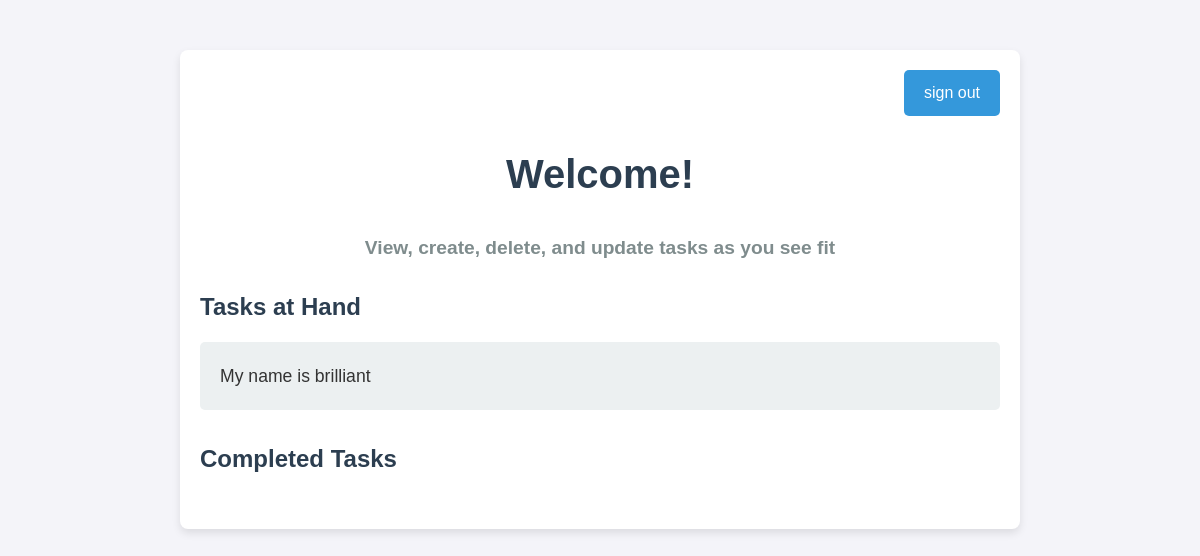
Page /todo/home (signed in) on the earlier database version.
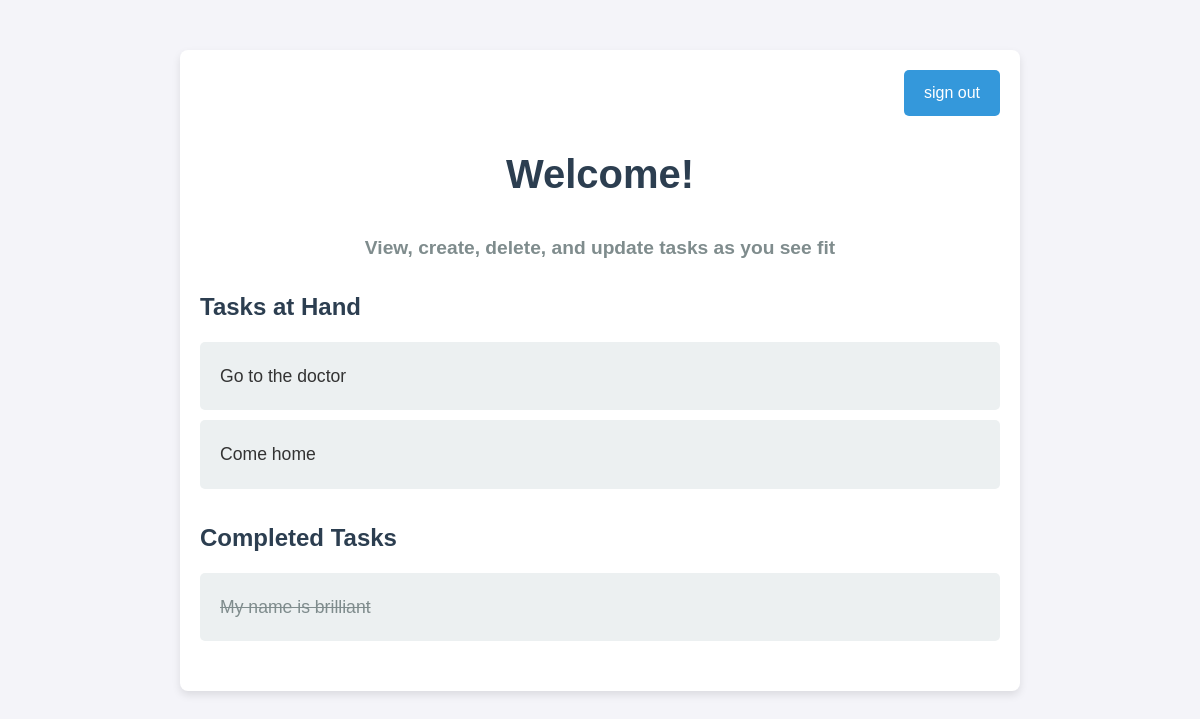
Same page on the later database version.
### todo/models.py (models this page shows, shortened)
class Task(models.Model):
    description = models.CharField(max_length=255)
    completed = models.BooleanField(default=False)
    created_at = models.DateTimeField(auto_now_add=True) # will show the time when the task was created. it never changes
    updated_at = models.DateTimeField(auto_now=True)    # will show the time when the task was updated . it changes every time the task is updated
    user  = models.ForeignKey(User, on_delete=models.CASCADE, default=1)

### todo/views.py (the view)
# urls.py: path('home', views.home, name='home'),
@login_required(redirect_field_name=None) # decorator requiring login
def home(request):
    completed_tasks = Task.objects.filter(completed=True, user=request.user).order_by('-updated_at')
    incomplete_tasks = Task.objects.filter(completed=False, user=request.user).order_by('-updated_at')
    return render(request, 'todo/home.html', context={'completed_tasks': completed_tasks, 'incomplete_tasks': incomplete_tasks})

### todo/templates/todo/home.html (shortened to what this page needs)
<!DOCTYPE html>
<html lang="en">
<head>
    {% load static %}
    <link rel="stylesheet" href="{%static 'todo/style.css'%}">
</head>
<body>
    <div class="container">
        <div class="logout">
            <a href="{%url 'todo:logout'%}" class="btn">sign out</a>
        </div>
        <header>
            <h1>Welcome!</h1>
            <h3>View, create, delete, and update tasks as you see fit</h3>
        </header>
        <main>
            <section class="tasks">
                <h3>Tasks at Hand</h3>
                <ol class="task-list">
                    {% for task in incomplete_tasks %}
                        <li>
                            <a href="{% url 'todo:task' task.id %}" class="task-link">{{ task.description }}</a>
                        </li>
                    {% endfor %}
                </ol>
            </section>
            <section class="tasks">
                <h3>Completed Tasks</h3>
                <ol class="task-list">
                    {% for task in completed_tasks %}
                        <li>
                            <a href="{% url 'todo:task' task.id %}" class="task-link completed">{{ task.description }}</a>
                        </li>
                    {% endfor %}
                </ol>
            </section>
        </main>
    </div>
</body>
</html>

### todo/static/todo/style.css (style rules this page uses)
body { font-family: 'Arial', sans-serif; background-color: #f4f4f9; color: #333; margin: 0; padding: 0; line-height: 1.6; }
.logout { text-align: right; }
.container { max-width: 800px; margin: 50px auto; padding: 20px; background: #fff; border-radius: 8px; box-shadow: 0 4px 8px rgba(0, 0, 0, 0.1); }
header { text-align: center; margin-bottom: 20px; }
header h1 { font-size: 2.5rem; color: #2c3e50; }
header h3 { font-size: 1.2rem; color: #7f8c8d; }
.btn { display: inline-block; padding: 10px 20px; background-color: #3498db; color: #fff; text-decoration: none; border-radius: 5px; transition: background-color 0.3s ease; }
.tasks { margin-bottom: 30px; }
.tasks h3 { font-size: 1.5rem; color: #2c3e50; margin-bottom: 10px; }
.task-list { list-style-type: none; padding: 0; }
.task-list li { background: #ecf0f1; margin: 10px 0; padding: 10px; border-radius: 5px; transition: background-color 0.3s ease; }
.task-link { text-decoration: none; color: #333; font-size: 1.1rem; }
.task-link.completed { text-decoration: line-through; color: #7f8c8d; }
.task-list li { background: #ecf0f1; margin: 10px 0; padding: 10px; border-radius: 5px; transition: background-color 0.3s ease; list-style: none; cursor: pointer; }
.task-link { display: block; width: 100%; padding: 10px; text-decoration: none; color: #333; font-size: 1.1rem; }

Differences in the rows shown:
added Task: description "Go to the doctor", shown under "Tasks at Hand"
added Task: description "Come home", shown under "Tasks at Hand"
changed Task "My name is brilliant": moves from the list under "Tasks at Hand" to the list under "Completed Tasks"
